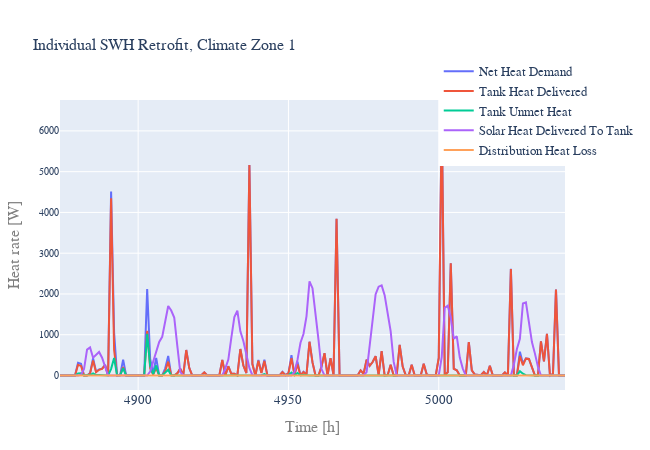

Notebook cell for this chart:
### Code cell
print('month, day, hour:\nData starts at', ts_res_indiv_retrofit_cold.loc[first_hour, ['month','day', 'hour']].transpose().values, 'and ends at',
ts_res_indiv_retrofit_cold.loc[last_hour, ['month','day', 'hour']].transpose().values)

fig = Plot(data_headers = [r['q_dem'], r['q_del_tank'],r['q_unmet_tank'],r['q_del_sol'],r['q_dist_loss']], \
                 outpath = '', save_image = False, title = 'Individual SWH Retrofit' + ', Climate Zone ' + str(int(cold_cz)),
                 label_v = 'Heat rate [W]',\
                 legend = True, duration_curve = False, margin_l = m_l, margin_b = m_b,\
                 notebook_mode = True, width = w, height = h, fontsize = f, legend_x = 0.75, legend_y = 1.15).\
            series(ts_res_indiv_retrofit_cold.loc[first_hour + 1 : last_hour + 1,\
                [r['q_dem'], r['q_del_tank'],r['q_unmet_tank'],r['q_del_sol'],r['q_dist_loss']]], \
                 outfile = '', modes = 'lines')

### Figure 1 — Plotly figure (JSON) as saved in the notebook; plotly's stock layout.template omitted (floating-point values rounded to 4 significant figures; data arrays with more than 128 entries replaced by an {"elided": "..."} marker saying what was removed)
{"data": [{"mode": "lines", "name": "Net Heat Demand", "type": "scatter", "x": {"elided": "169 int values"}, "y": {"elided": "169 float values"}}, {"mode": "lines", "name": "Tank Heat Delivered", "type": "scatter", "x": {"elided": "169 int values"}, "y": {"elided": "169 float values"}}, {"mode": "lines", "name": "Tank Unmet Heat", "type": "scatter", "x": {"elided": "169 int values"}, "y": {"elided": "169 float values"}}, {"mode": "lines", "name": "Solar Heat Delivered To Tank", "type": "scatter", "x": {"elided": "169 int values"}, "y": {"elided": "169 float values"}}, {"mode": "lines", "name": "Distribution Heat Loss", "type": "scatter", "x": {"elided": "169 int values"}, "y": {"elided": "169 int values"}}], "layout": {"font": {"family": "arial", "size": 16}, "height": 450, "legend": {"font": {"family": "arial", "size": 12.8}, "x": 0.75, "y": 1.15}, "margin": {"b": 60, "l": 60}, "showlegend": true, "title": {"font": {"family": "arial", "size": 16}, "text": "Individual SWH Retrofit, Climate Zone 1"}, "width": 650, "xaxis": {"tickfont": {"size": 12.8}, "title": {"font": {"color": "#7f7f7f", "size": 16}, "text": "Time [h]"}}, "yaxis": {"tickfont": {"size": 9.6}, "title": {"font": {"color": "#7f7f7f", "size": 16}, "text": "Heat rate [W]"}}}}
